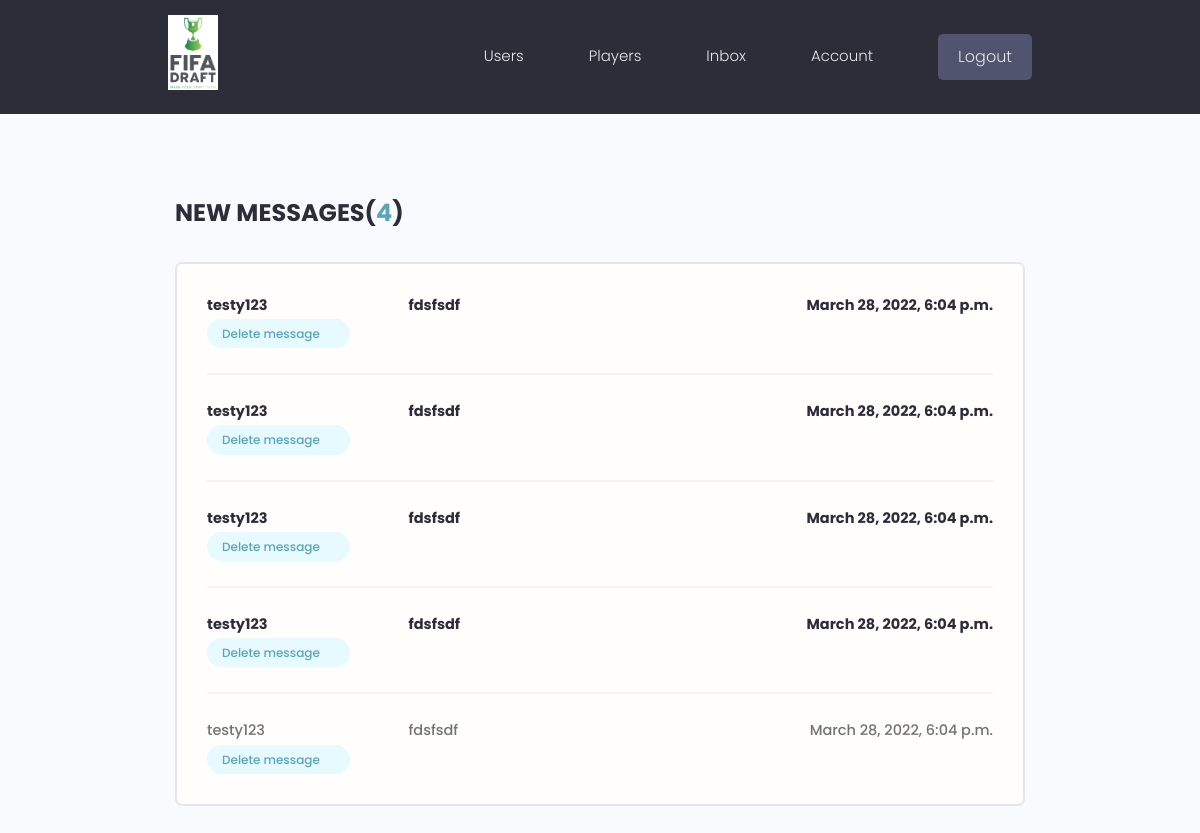
The app's page /inbox/ (signed in), older data.
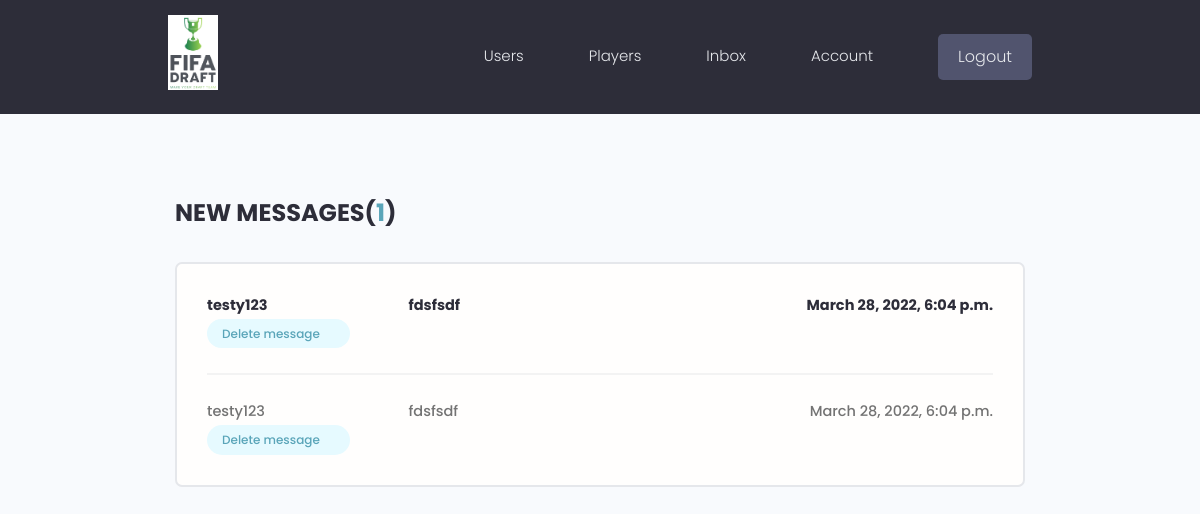
The same page, newer data.
### users/models.py (models this page shows, shortened)
class Message(models.Model):
    sender = models.ForeignKey(
        Profile, on_delete=models.SET_NULL, null=True, blank=True
    )
    recipient = models.ForeignKey(
        Profile,
        on_delete=models.SET_NULL,
        null=True,
        blank=True,
        related_name="messages",
    )
    sender_name = models.CharField(max_length=200, null=True, blank=True)
    email = models.EmailField(max_length=200, null=True, blank=True)
    subject = models.CharField(max_length=200, null=True, blank=False)
    body = models.TextField(max_length=400, blank=False)
    is_read = models.BooleanField(default=False, null=True)
    created = models.DateTimeField(auto_now_add=True)
    id = models.UUIDField(
        default=uuid.uuid4, unique=True, primary_key=True, editable=False
    )
    class Meta:
        ordering = ["is_read", "-created"]

### users/views.py (the view)
# urls.py: path("inbox/", views.inbox, name="inbox"),
@login_required(login_url="login")
def inbox(request):
    profile = request.user.profile
    message_request = profile.messages.all()
    unread_count = message_request.filter(is_read=False).count()
    context = {"message_request": message_request, "unread_count": unread_count}
    return render(request, "users/inbox.html", context)

### users/templates/users/inbox.html (shortened to what this page needs)
{% extends 'main.html' %}
{% block content %}
<main class="inbox my-xl">
  <div class="content-box">
    <h3 class="inbox__title">New Messages(<span>{{unread_count}}</span>)</h3>
    <ul class="messages">
      {% for message in message_request %}
      {% if message.is_read == False %}
      <li class="message message--unread">
        {% else %}
      <li class="message">
        {% endif %}
        <a href="{% url 'message' message.id %}">
          <span class="message__author">{{message.sender_name}}</span>
          <span class="message__subject">{{message.subject}}</span>
          <span class="message__date">{{message.created}}</span>
        </a>
        <a class="tag tag--pill tag--main settings__btn" href="{% url 'delete-message' message.id %}">Delete message</a>
      </li>
      {% endfor %}
    </ul>
  </div>
</main>
{% endblock content %}

Row changes from the older to the newer data that the page shows:
removed Message: sender_name "testy123", subject "fdsfsdf", created "March 28, 2022, 6:04 p.m."
removed Message: sender_name "testy123", subject "fdsfsdf", created "March 28, 2022, 6:04 p.m."
removed Message: sender_name "testy123", subject "fdsfsdf", created "March 28, 2022, 6:04 p.m."
shown differently, row unchanged: Message (number 1 of 2 on the later page): moves up the list
changed Message (number 2 of 2 on the later page): is_read False → True (drawn)
Text that changed along with them:
{{ unread_count }}: "4" → "1"
